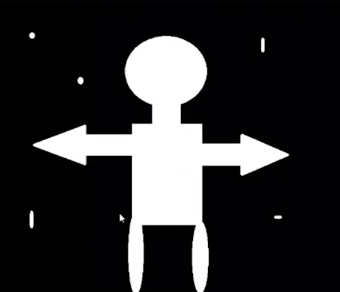
#> input picture for_erosion.png, 340 x 292 px
$ python MorphologicalOperations.py
#> lines starting #> are read from the running program, lines starting #| are printed output that depends on the picture
# The fundamental idea of erosion is just like how it sounds, it erodes (eats
# away or eliminates) the boundaries of foreground objects

#dilation the opposite of erosion. It increases the white region in the image or
# size of the foreground object increases. So essentially dilation expands the
# boundary of Objects

import cv2
import numpy as np

eimage=cv2.imread('for_erosion.png',-1)
#> eimage is the input picture: shape (292, 340, 4); mean B, G, R, A 48.3, 47.2, 47.2, 255
dimage=cv2.imread('for_dilation.png',-1)
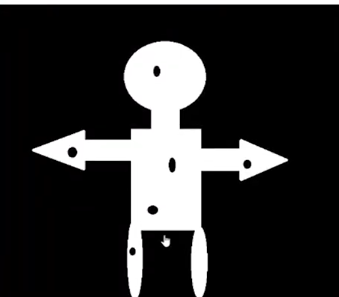
#> input picture for_dilation.png, 339 x 297 px
#> dimage is the input picture: shape (297, 339, 4); mean B, G, R, A 49.1, 49, 49.2, 255


kernel=np.ones((7,7),np.uint8)

eroded=cv2.erode(eimage, kernel,3)
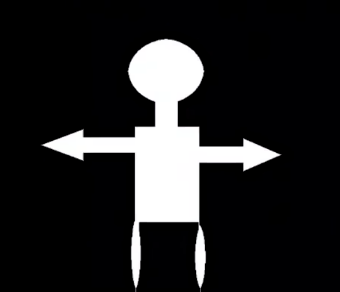
#> eroded: shape (292, 340, 4); mean B, G, R, A 37.1, 36.1, 36.2, 255
dilated=cv2.dilate(dimage,kernel,3)
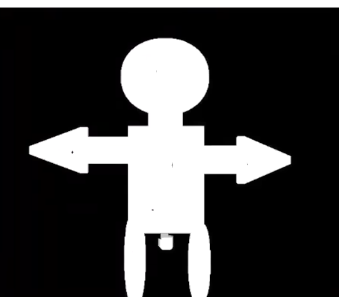
#> dilated: shape (297, 339, 4); mean B, G, R, A 63.5, 63.3, 63.6, 255


cv2.imshow("orignal image for eroded",eimage)
cv2.imshow("output image - eroded", eroded)


cv2.imshow("orignal image for Dilation",dimage)
cv2.imshow("output image - dilated", dilated)

cv2.waitKey(0)  #that means it will infinte time untill key pressed
cv2.destroyAllWindows()
